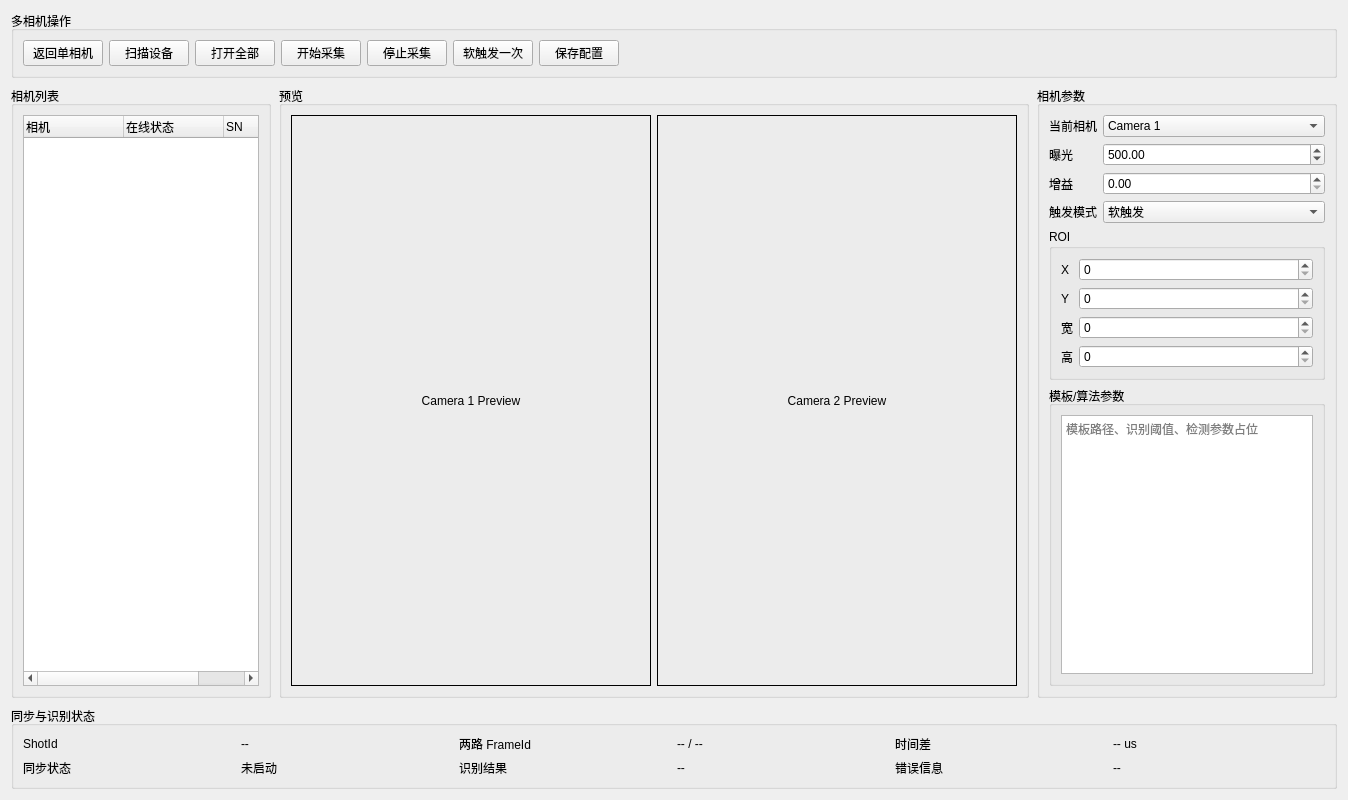
<?xml version="1.0" encoding="UTF-8"?>
<ui version="4.0">
 <class>MultiCameraWidget</class>
 <widget class="QWidget" name="MultiCameraWidget">
  <property name="geometry">
   <rect>
    <x>0</x>
    <y>0</y>
    <width>1280</width>
    <height>800</height>
   </rect>
  </property>
  <property name="windowTitle">
   <string>多相机模式</string>
  </property>
  <layout class="QVBoxLayout" name="mainVerticalLayout">
   <property name="spacing">
    <number>8</number>
   </property>
   <item>
    <widget class="QGroupBox" name="topControlGroup">
     <property name="title">
      <string>多相机操作</string>
     </property>
     <layout class="QHBoxLayout" name="topButtonLayout">
      <item>
       <widget class="QPushButton" name="returnSingleCameraButton">
        <property name="text">
         <string>返回单相机</string>
        </property>
       </widget>
      </item>
      <item>
       <widget class="QPushButton" name="scanDevicesButton">
        <property name="text">
         <string>扫描设备</string>
        </property>
       </widget>
      </item>
      <item>
       <widget class="QPushButton" name="openAllButton">
        <property name="text">
         <string>打开全部</string>
        </property>
       </widget>
      </item>
      <item>
       <widget class="QPushButton" name="startGrabbingButton">
        <property name="text">
         <string>开始采集</string>
        </property>
       </widget>
      </item>
      <item>
       <widget class="QPushButton" name="stopGrabbingButton">
        <property name="text">
         <string>停止采集</string>
        </property>
       </widget>
      </item>
      <item>
       <widget class="QPushButton" name="softwareTriggerButton">
        <property name="text">
         <string>软触发一次</string>
        </property>
       </widget>
      </item>
      <item>
       <widget class="QPushButton" name="saveConfigButton">
        <property name="text">
         <string>保存配置</string>
        </property>
       </widget>
      </item>
      <item>
       <spacer name="topButtonSpacer">
        <property name="orientation">
         <enum>Qt::Horizontal</enum>
        </property>
        <property name="sizeHint" stdset="0">
         <size>
          <width>40</width>
          <height>20</height>
         </size>
        </property>
       </spacer>
      </item>
     </layout>
    </widget>
   </item>
   <item>
    <layout class="QHBoxLayout" name="contentLayout">
     <property name="spacing">
      <number>8</number>
     </property>
     <item>
      <widget class="QGroupBox" name="cameraListGroup">
       <property name="minimumSize">
        <size>
         <width>260</width>
         <height>0</height>
        </size>
       </property>
       <property name="maximumSize">
        <size>
         <width>360</width>
         <height>16777215</height>
        </size>
       </property>
       <property name="title">
        <string>相机列表</string>
       </property>
       <layout class="QVBoxLayout" name="cameraListLayout">
        <item>
         <widget class="QTreeWidget" name="cameraTree">
          <property name="rootIsDecorated">
           <bool>false</bool>
          </property>
          <column>
           <property name="text">
            <string>相机</string>
           </property>
          </column>
          <column>
           <property name="text">
            <string>在线状态</string>
           </property>
          </column>
          <column>
           <property name="text">
            <string>SN</string>
           </property>
          </column>
         </widget>
        </item>
       </layout>
      </widget>
     </item>
     <item>
      <widget class="QGroupBox" name="previewGroup">
       <property name="title">
        <string>预览</string>
       </property>
       <layout class="QGridLayout" name="previewGridLayout">
        <item row="0" column="0">
         <widget class="QLabel" name="camera1PreviewLabel">
          <property name="minimumSize">
           <size>
            <width>360</width>
            <height>300</height>
           </size>
          </property>
          <property name="frameShape">
           <enum>QFrame::Box</enum>
          </property>
          <property name="alignment">
           <set>Qt::AlignCenter</set>
          </property>
          <property name="text">
           <string>Camera 1 Preview</string>
          </property>
         </widget>
        </item>
        <item row="0" column="1">
         <widget class="QLabel" name="camera2PreviewLabel">
          <property name="minimumSize">
           <size>
            <width>360</width>
            <height>300</height>
           </size>
          </property>
          <property name="frameShape">
           <enum>QFrame::Box</enum>
          </property>
          <property name="alignment">
           <set>Qt::AlignCenter</set>
          </property>
          <property name="text">
           <string>Camera 2 Preview</string>
          </property>
         </widget>
        </item>
       </layout>
      </widget>
     </item>
     <item>
      <widget class="QGroupBox" name="parameterGroup">
       <property name="minimumSize">
        <size>
         <width>300</width>
         <height>0</height>
        </size>
       </property>
       <property name="maximumSize">
        <size>
         <width>380</width>
         <height>16777215</height>
        </size>
       </property>
       <property name="title">
        <string>相机参数</string>
       </property>
       <layout class="QVBoxLayout" name="parameterLayout">
        <item>
         <layout class="QFormLayout" name="cameraParamForm">
          <item row="0" column="0">
           <widget class="QLabel" name="currentCameraLabel">
            <property name="text">
             <string>当前相机</string>
            </property>
           </widget>
          </item>
          <item row="0" column="1">
           <widget class="QComboBox" name="currentCameraComboBox">
            <item>
             <property name="text">
              <string>Camera 1</string>
             </property>
            </item>
            <item>
             <property name="text">
              <string>Camera 2</string>
             </property>
            </item>
           </widget>
          </item>
          <item row="1" column="0">
           <widget class="QLabel" name="exposureLabel">
            <property name="text">
             <string>曝光</string>
            </property>
           </widget>
          </item>
          <item row="1" column="1">
           <widget class="QDoubleSpinBox" name="exposureSpinBox">
            <property name="maximum">
             <double>1000000.000000000000000</double>
            </property>
            <property name="value">
             <double>500.000000000000000</double>
            </property>
           </widget>
          </item>
          <item row="2" column="0">
           <widget class="QLabel" name="gainLabel">
            <property name="text">
             <string>增益</string>
            </property>
           </widget>
          </item>
          <item row="2" column="1">
           <widget class="QDoubleSpinBox" name="gainSpinBox">
            <property name="maximum">
             <double>100.000000000000000</double>
            </property>
           </widget>
          </item>
          <item row="3" column="0">
           <widget class="QLabel" name="triggerModeLabel">
            <property name="text">
             <string>触发模式</string>
            </property>
           </widget>
          </item>
          <item row="3" column="1">
           <widget class="QComboBox" name="triggerModeComboBox">
            <item>
             <property name="text">
              <string>软触发</string>
             </property>
            </item>
            <item>
             <property name="text">
              <string>硬触发</string>
             </property>
            </item>
           </widget>
          </item>
         </layout>
        </item>
        <item>
         <widget class="QGroupBox" name="roiGroup">
          <property name="title">
           <string>ROI</string>
          </property>
          <layout class="QFormLayout" name="roiFormLayout">
           <item row="0" column="0">
            <widget class="QLabel" name="roiXLabel">
             <property name="text">
              <string>X</string>
             </property>
            </widget>
           </item>
           <item row="0" column="1">
            <widget class="QSpinBox" name="roiXSpinBox">
             <property name="maximum">
              <number>100000</number>
             </property>
            </widget>
           </item>
           <item row="1" column="0">
            <widget class="QLabel" name="roiYLabel">
             <property name="text">
              <string>Y</string>
             </property>
            </widget>
           </item>
           <item row="1" column="1">
            <widget class="QSpinBox" name="roiYSpinBox">
             <property name="maximum">
              <number>100000</number>
             </property>
            </widget>
           </item>
           <item row="2" column="0">
            <widget class="QLabel" name="roiWidthLabel">
             <property name="text">
              <string>宽</string>
             </property>
            </widget>
           </item>
           <item row="2" column="1">
            <widget class="QSpinBox" name="roiWidthSpinBox">
             <property name="maximum">
              <number>100000</number>
             </property>
            </widget>
           </item>
           <item row="3" column="0">
            <widget class="QLabel" name="roiHeightLabel">
             <property name="text">
              <string>高</string>
             </property>
            </widget>
           </item>
           <item row="3" column="1">
            <widget class="QSpinBox" name="roiHeightSpinBox">
             <property name="maximum">
              <number>100000</number>
             </property>
            </widget>
           </item>
          </layout>
         </widget>
        </item>
        <item>
         <widget class="QGroupBox" name="algorithmGroup">
          <property name="title">
           <string>模板/算法参数</string>
          </property>
          <layout class="QVBoxLayout" name="algorithmLayout">
           <item>
            <widget class="QTextEdit" name="algorithmParamTextEdit">
             <property name="placeholderText">
              <string>模板路径、识别阈值、检测参数占位</string>
             </property>
            </widget>
           </item>
          </layout>
         </widget>
        </item>
       </layout>
      </widget>
     </item>
    </layout>
   </item>
   <item>
    <widget class="QGroupBox" name="statusGroup">
     <property name="title">
      <string>同步与识别状态</string>
     </property>
     <layout class="QGridLayout" name="statusGridLayout">
      <item row="0" column="0">
       <widget class="QLabel" name="shotIdTitleLabel">
        <property name="text">
         <string>ShotId</string>
        </property>
       </widget>
      </item>
      <item row="0" column="1">
       <widget class="QLabel" name="shotIdValueLabel">
        <property name="text">
         <string>--</string>
        </property>
       </widget>
      </item>
      <item row="0" column="2">
       <widget class="QLabel" name="frameIdTitleLabel">
        <property name="text">
         <string>两路 FrameId</string>
        </property>
       </widget>
      </item>
      <item row="0" column="3">
       <widget class="QLabel" name="frameIdValueLabel">
        <property name="text">
         <string>-- / --</string>
        </property>
       </widget>
      </item>
      <item row="0" column="4">
       <widget class="QLabel" name="timestampDiffTitleLabel">
        <property name="text">
         <string>时间差</string>
        </property>
       </widget>
      </item>
      <item row="0" column="5">
       <widget class="QLabel" name="timestampDiffValueLabel">
        <property name="text">
         <string>-- us</string>
        </property>
       </widget>
      </item>
      <item row="1" column="0">
       <widget class="QLabel" name="syncStatusTitleLabel">
        <property name="text">
         <string>同步状态</string>
        </property>
       </widget>
      </item>
      <item row="1" column="1">
       <widget class="QLabel" name="syncStatusValueLabel">
        <property name="text">
         <string>未启动</string>
        </property>
       </widget>
      </item>
      <item row="1" column="2">
       <widget class="QLabel" name="recognitionResultTitleLabel">
        <property name="text">
         <string>识别结果</string>
        </property>
       </widget>
      </item>
      <item row="1" column="3">
       <widget class="QLabel" name="recognitionResultValueLabel">
        <property name="text">
         <string>--</string>
        </property>
       </widget>
      </item>
      <item row="1" column="4">
       <widget class="QLabel" name="errorInfoTitleLabel">
        <property name="text">
         <string>错误信息</string>
        </property>
       </widget>
      </item>
      <item row="1" column="5">
       <widget class="QLabel" name="errorInfoValueLabel">
        <property name="text">
         <string>--</string>
        </property>
       </widget>
      </item>
     </layout>
    </widget>
   </item>
  </layout>
 </widget>
 <resources/>
 <connections/>
</ui>
